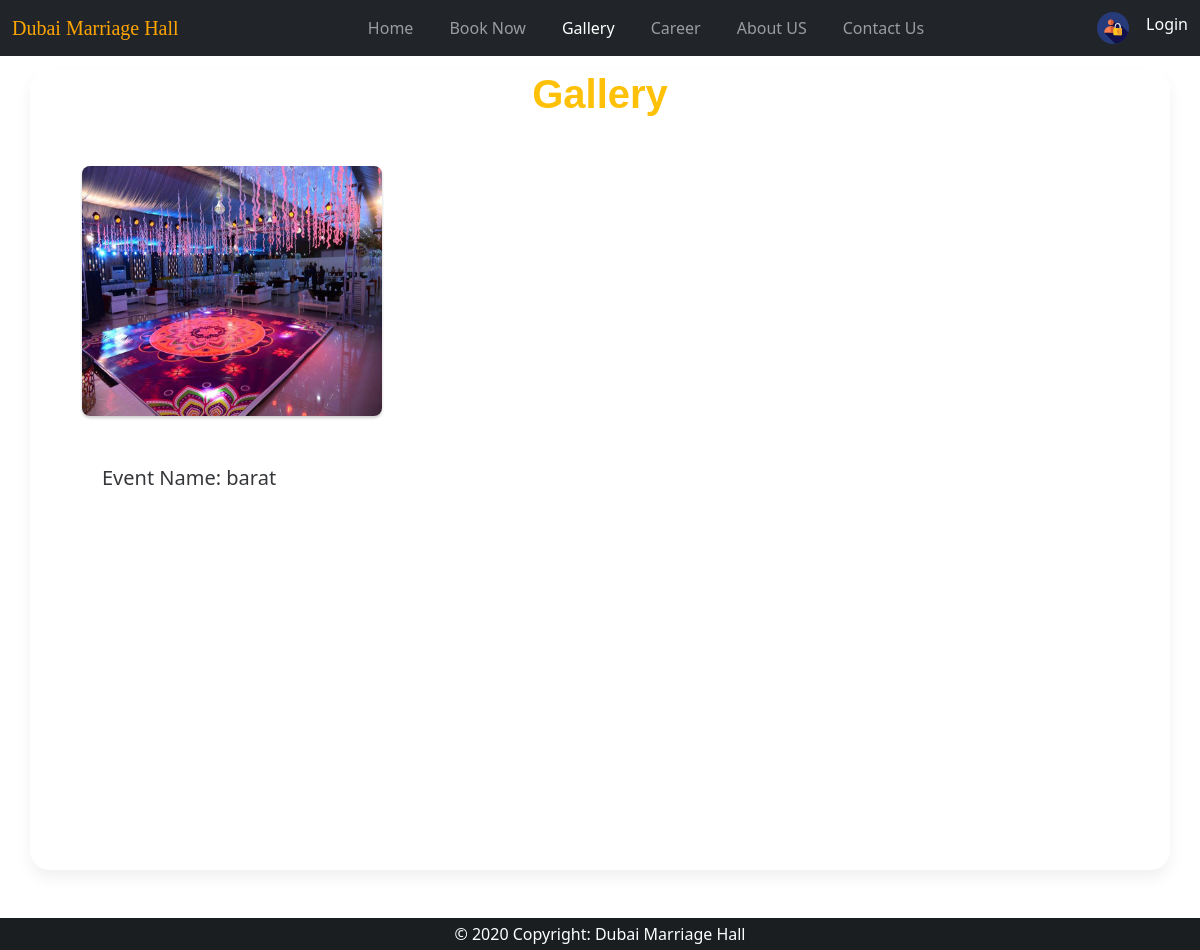
Page /user/Gallery.php on the committed database.
### tables this page shows
CREATE TABLE `recent` (
  `id` int(50) NOT NULL,
  `occassion` varchar(50) NOT NULL,
  `img` varchar(50) NOT NULL,
  `date` varchar(50) NOT NULL
);

### user/Gallery.php (the view, shortened to what this page needs)
<?php
include './inc/header.php';
?>
<nav class="navbar navbar-expand-lg navbar-dark bg-dark fixed-top  a">
    <div class="container-fluid ">
        <a class="navbar-brand" href="index.php">Dubai Marriage Hall </a>
        <div class="collapse navbar-collapse " id="navbarSupportedContent">
            <ul class="navbar-nav me-auto mb-1 mb-lg-0 ">
                <li class="nav-item">
                    <a class="nav-link  " aria-current="page" href="index.php">Home</a>
                </li>
                <li class="nav-item">
                    <a class="nav-link " href="booknow.php" >Book Now</a>
                </li>
                <li class="nav-item">
                    <a class="nav-link active" href="gallery.php" >Gallery</a>
                </li>
                <li class="nav-item">
                    <a class="nav-link" href="career.php">Career</a>
                </li>
                <li class="nav-item">
                    <a class="nav-link " href="aboutus.php" >About US</a>
                </li>
                <li class="nav-item">
                    <a class="nav-link " href="contact.php">Contact Us</a>
                </li>
            </ul>
            <form class="d-flex">
                <img src="./images/login.png" alt="">
                <a style="color: white; text-decoration: none;" href="./admin/auth-login.php"> &nbsp; &nbsp;
                    Login</a>
            </form>
        </div>
    </div>
</nav>
  <div class="container gallery-container">
    <h1 class="text-warning">Gallery</h1>
    <div class="tz-gallery">
        <div class="row">
        <?php
            $my="SELECT * FROM recent";
            $rune=mysqli_query($conn,$my);
            while($fet=mysqli_fetch_array($rune))
            {
            ?>
            <div class="col-md-4 col-sm-6">
                <a class="lightbox" href="<?php echo '../admin/image/' .$fet[2]; ?>">
                        <img src="<?php echo './admin/image/' .$fet[2]; ?>" style="width:300px; height:250px">
            </a>
                       <div style="padding:20px; box-sizing:border-box;">
                       <h5>Event Name: <?php echo $fet[1]?></h5>
                       </div>
            </div>
            <?php
                }
            ?>
        </div>
    </div>
</div>
<?php
include './inc/footer.php';
?>

### user/index.css (style rules this page uses)
.navbar-nav { margin:0 auto; }
.navbar-brand { font-family: cursive; color:orange !important; }
.navbar-nav > li { padding-left:10px; padding-right:10px; }

### user/book.css (style rules this page uses)
.navbar-nav { margin:0 auto; }
.navbar-brand { font-family: cursive; color:orange !important; }
.navbar-nav > li { padding-left:10px; padding-right:10px; }
ul li { color:black; }
a { text-decoration: none !important; }

### user/contact.css (style rules this page uses)
.navbar-nav { margin:0 auto; }
.navbar-brand { font-family: cursive; color:orange !important; }
.navbar-nav > li { padding-left:10px; padding-right:10px; }

### user/Gallery.css (style rules this page uses)
.navbar-nav { margin:0 auto; }
.navbar-brand { font-family: cursive; color:orange !important; }
.navbar-nav > li { padding-left:10px; padding-right:10px; }
.container.gallery-container { background-color: #fff; color: #35373a; min-height: 100vh; border-radius: 20px; box-shadow: 0 8px 15px rgba(0, 0, 0, 0.06); }
.gallery-container h1 { text-align: center; margin-top: 70px; font-family: 'Droid Sans', sans-serif; font-weight: bold; }
.tz-gallery { padding: 40px; }
.tz-gallery .lightbox img { width: 100%; margin-bottom: 30px; transition: 0.2s ease-in-out; box-shadow: 0 2px 3px rgba(0,0,0,0.2); }
.tz-gallery img { border-radius: 8px; }

### rows in the picture
recent: img (picture), occassion "barat"
